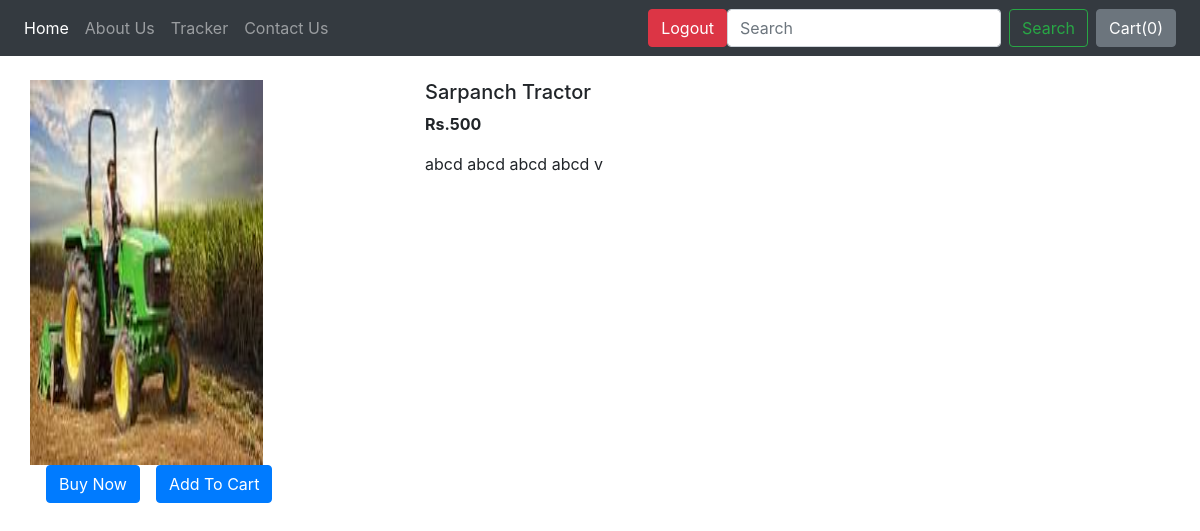
The app's page /shop/products/2 (signed in), older data.
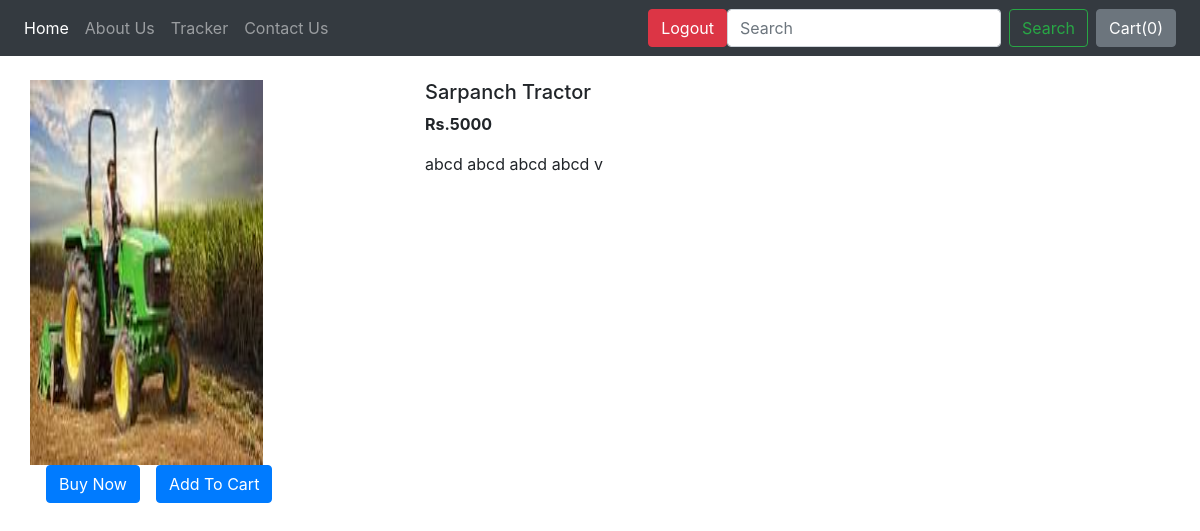
The same page, newer data.
### shop/models.py (models this page shows, shortened)
class Product(models.Model):
    Stat = (
    (1, 'Available'),
  )
    product_id = models.AutoField
    product_name = models.CharField(max_length=50,null=False)
    category = models.CharField(max_length=50, null=False)
    status=models.IntegerField(default=1,choices=Stat,null=False)
    price = models.PositiveIntegerField(null=False)
    desc = models.CharField(max_length=300,null=False)
    pub_date = models.DateField(null=False)
    image = models.ImageField(upload_to='shop/images', default="",null=False)
    owner_name=models.CharField(max_length=50,null=False)

### shop/views.py (the view)
# urls.py: path("products/<int:myid>", views.productView, name="ProductView"),
@login_required
def productView(request, myid):
    product = Product.objects.filter(id=myid)
    return render(request, 'shop/prodView.html', {'product':product[0]})

### shop/templates/shop/prodView.html (shortened to what this page needs)
{% extends 'shop/basic.html' %}
{% block body %}
<div class="container my-4">
    <div class="row">
    <div class="col-md-4">
    <div class="row">
        <img src="/media/{{product.image}}" width="233px" height="385px">
    </div>
        <div class="row">
            <button class="btn btn-primary mx-3">Buy Now</button>
            <button class="btn btn-primary">Add To Cart</button>
        </div>
    </div>
    <div class="col-md-8">
        <h5>{{product.product_name}}</h5>
        <p><b>Rs.{{product.price}} </b></p>
        <p>{{product.desc}}</p>
    </div>
    </div>
</div>
{% endblock %}

### shop/templates/shop/basic.html (shortened to what this page needs)
<!doctype html>
<html lang="en">
  <head>
    <link rel="stylesheet" href="https://stackpath.bootstrapcdn.com/bootstrap/4.2.1/css/bootstrap.min.css">
  </head>
  <body>
    <nav class="navbar navbar-expand-lg navbar-dark bg-dark">
  <div class="collapse navbar-collapse" id="navbarSupportedContent">
    <ul class="navbar-nav mr-auto">
      <li class="nav-item active">
        <a class="nav-link" href="/shop">Home <span class="sr-only">(current)</span></a>
      </li>
      <li class="nav-item">
        <a class="nav-link" href="/shop/about">About Us</a>
      </li>
      <li class="nav-item">
        <a class="nav-link" href="/shop/tracker">Tracker</a>
      </li>
       <li class="nav-item">
        <a class="nav-link" href="/shop/contact">Contact Us</a>
      </li>
    </ul>
  </div>
  {%if user.is_authenticated %}
  <a class="nav-item nav link" href="{% url 'logout' %}"><button type="button" class="btn btn-danger">Logout</button></a>
  {% else %}
  <div class="navbar-nav">
    <a class="nav-item nav link" href="{% url 'login' %}"><button type="button" class="btn btn-primary">Login</button></a>
    <a class="nav-item nav link" href="{% url 'register' %}"><button type="button" class="btn btn-warning">Register</button></a>
  </div>
  {% endif %}
    <form method='get' action='/shop/search/' class="form-inline my-2 my-lg-0">
      <input class="form-control mr-sm-2" type="search" placeholder="Search" aria-label="Search" name="search" id="search">
      <button class="btn btn-outline-success my-2 my-sm-0" type="submit">Search</button>
    </form>
    <button type="button" class="btn btn-secondary mx-2" id="popcart" data-container="body" data-toggle="popover" data-placement="bottom" data-html="true" data-content="Vivamus
sagittis lacus vel augue laoreet rutrum faucibus.">
  Cart(<span id="cart">0</span>)
</button>
</nav>
  {% block body %} {% endblock %}
  </body>
</html>

Row changes from the older to the newer data that the page shows:
changed Product "Sarpanch Tractor": price "500" → "5000"
